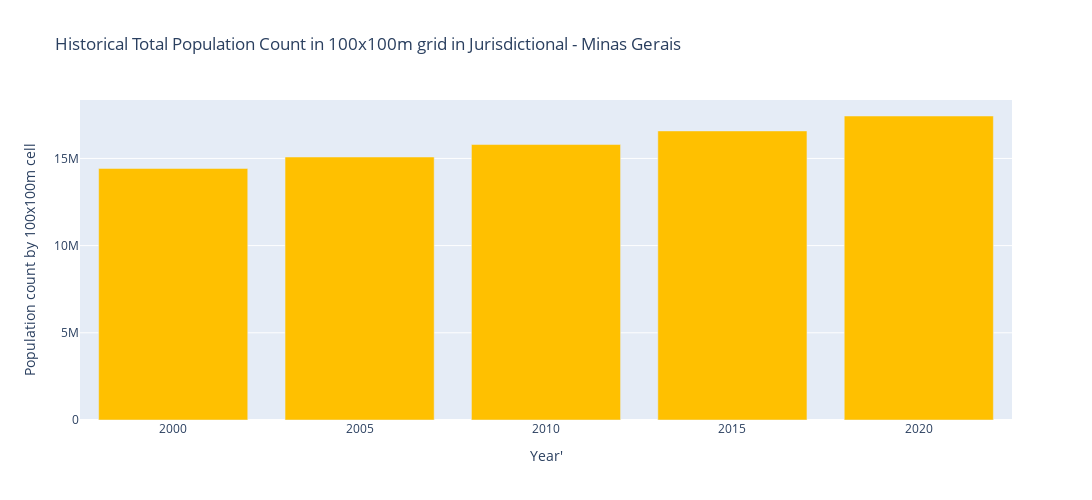

Notebook cell for this chart:
### Code cell
# Bar Chart Jurisdictional
fig_hist_pop00_20_jur = px.bar(historical_popCount_jur_df, 
                           x = historical_popCount_jur_df['Year'],
                           y = historical_popCount_jur_df['sum'],
                           color_discrete_sequence = ['#FFC000'],
                           width=1400, height=500, 
                           labels = {'Year': "Year'", "sum": "Population count by 100x100m cell"},
                           title = "Historical Total Population Count in 100x100m grid in Jurisdictional - " + jurisdictionalname)

fig_hist_pop00_20_jur.update_layout(legend_title_text ='Jurisdiction Name')

### Figure 1 — Plotly figure (JSON) as saved in the notebook; plotly's stock layout.template omitted (floating-point values rounded to 4 significant figures)
{"data": [{"alignmentgroup": "True", "hovertemplate": "Year'=%{x}<br>Population count by 100x100m cell=%{y}<extra></extra>", "legendgroup": "", "marker": {"color": "#FFC000", "pattern": {"shape": ""}}, "name": "", "offsetgroup": "", "orientation": "v", "showlegend": false, "textposition": "auto", "type": "bar", "x": [2000, 2005, 2010, 2015, 2020], "xaxis": "x", "y": [14430000.0, 15080000.0, 15800000.0, 16580000.0, 17430000.0], "yaxis": "y"}], "layout": {"barmode": "relative", "height": 500, "legend": {"title": {"text": "Jurisdiction Name"}, "tracegroupgap": 0}, "title": {"text": "Historical Total Population Count in 100x100m grid in Jurisdictional - Minas Gerais"}, "width": 1400, "xaxis": {"anchor": "y", "autorange": true, "domain": [0, 1], "range": [1998.0, 2022.0], "title": {"text": "Year'"}, "type": "linear"}, "yaxis": {"anchor": "x", "autorange": true, "domain": [0, 1], "range": [0, 18350000.0], "title": {"text": "Population count by 100x100m cell"}, "type": "linear"}}}
